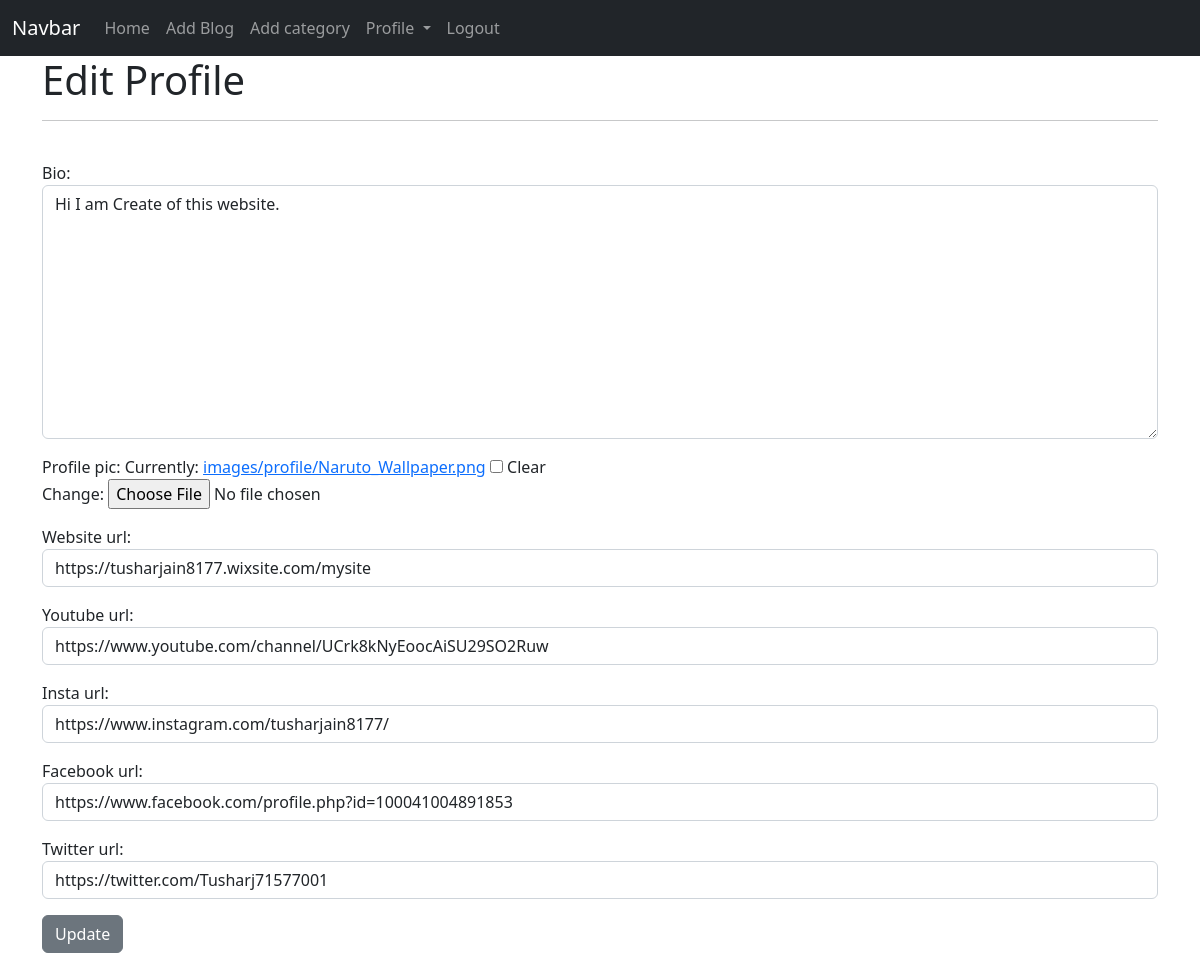
Screenshot of /members/1/edit_profile_page/ (signed in) with the database file from the repository.
### blog/models.py (models this page shows, shortened)
class Profile(models.Model):
    user = models.OneToOneField(User, null=True, on_delete=models.CASCADE)
    bio = models.TextField()
    profile_pic = models.ImageField(
        null=True, blank=True, upload_to="images/profile/")
    website_url = models.CharField(max_length=200, null=True, blank=True)
    youtube_url = models.CharField(max_length=200, null=True, blank=True)
    insta_url = models.CharField(max_length=200, null=True, blank=True)
    facebook_url = models.CharField(max_length=200, null=True, blank=True)
    twitter_url = models.CharField(max_length=200, null=True, blank=True)

### members/views.py (the view)
# urls.py: path('<int:pk>/edit_profile_page/', EditProfilePageView.as_view(), name='edit_profile_page'),
class EditProfilePageView(generic.UpdateView):
    model = Profile
    form_class = EditProfilePageForm
    template_name = "registration/edit_profile_page.html"
    success_url = reverse_lazy('home')

### members/forms.py
class EditProfilePageForm(forms.ModelForm):
    class Meta:
        model = Profile
        fields = ('bio', 'profile_pic', 'website_url', 'youtube_url',
                  'insta_url', 'facebook_url', 'twitter_url')
        widgets = {
            'bio': forms.Textarea(attrs={'class': 'form-control'}),
            'website_url': forms.TextInput(attrs={'class': 'form-control'}),
            'youtube_url': forms.TextInput(attrs={'class': 'form-control'}),
            'insta_url': forms.TextInput(attrs={'class': 'form-control'}),
            'facebook_url': forms.TextInput(attrs={'class': 'form-control'}),
            'twitter_url': forms.TextInput(attrs={'class': 'form-control'}),
        }

### members/templates/registration/edit_profile_page.html
{% extends 'base.html' %} {% block title %}Edit Profile{% endblock title %} {% block content %}
<h1>Edit Profile</h1>
{% if user.is_authenticated %}
{% if user.id == profile.user.id %}
<hr />
<br />
<div class="form-group">
  <form action="" method="post" enctype="multipart/form-data">
    {% csrf_token %} {{form.as_p}}
    <button class="btn btn-secondary">Update</button>
  </form>
</div>
{% endif %}
{% else %}
<h1>You Are Not Allowed To Add Blog</h1>
{% endif %} {% endblock content %}

### blog/templates/base.html (shortened to what this page needs)
<!DOCTYPE html>
{% load static %}
<html lang="en">
  <head>
    <link
      href="https://cdn.jsdelivr.net/npm/bootstrap@5.2.0/dist/css/bootstrap.min.css"
      rel="stylesheet"
    />
  </head>
  <body>
    <nav class="navbar navbar-expand-lg navbar-dark bg-dark bg-light">
      <div class="container-fluid">
        <a class="navbar-brand" href="#">Navbar</a>
        <div class="collapse navbar-collapse" id="navbarSupportedContent">
          <ul class="navbar-nav me-auto mb-2 mb-lg-0">
            <li class="nav-item">
              <a class="nav-link" aria-current="page" href="{% url 'home' %}"
                >Home</a
              >
            </li>
            {% if user.is_authenticated %}
            <li class="nav-item">
              <a class="nav-link" href="{% url 'add_page' %}">Add Blog</a>
            </li>
            <li class="nav-item">
              <a class="nav-link" href="{% url 'category' %}">Add category</a>
            </li>
            <li class="nav-item dropdown">
              <a
                class="nav-link dropdown-toggle"
                href="#"
                role="button"
                data-bs-toggle="dropdown"
                aria-expanded="false"
              >
                Profile
              </a>
            </li>
            <li class="nav-item">
              <a class="nav-link" href="{% url 'logout' %}">Logout</a>
            </li>
            {% endif %}
          </ul>
        </div>
      </div>
    </nav>
    <div class="container">{% block content %}{% endblock content %}</div>
  </body>
</html>

### rows the page displays
Profile: bio "Hi I am Create of this website.", website_url "https://tusharjain8177.wixsite.com/mysite", youtube_url "https://www.youtube.com/channel/UCrk8kNyEoocAiSU29SO2Ruw", insta_url "https://www.instagram.com/tusharjain8177/", facebook_url "https://www.facebook.com/profile.php?id=100041004891853", twitter_url "https://twitter.com/Tusharj71577001"
